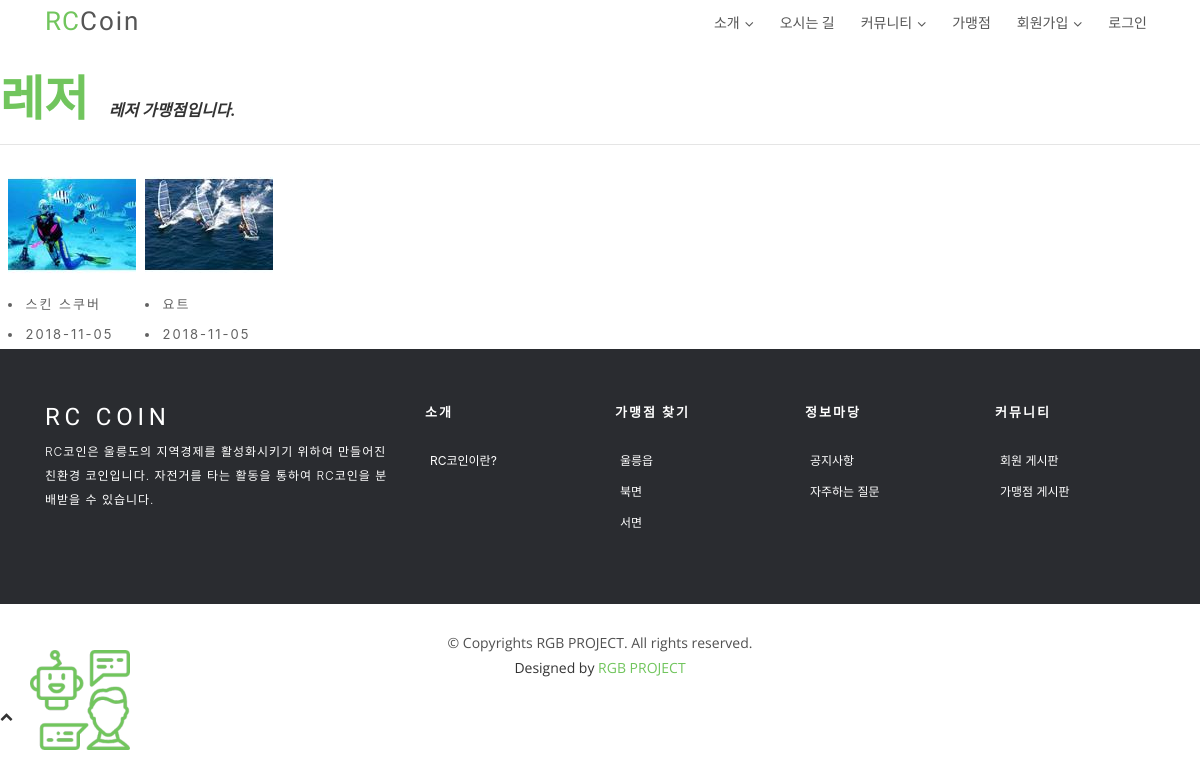
Screenshot of /photo/album/3/ with the database file from the repository.
### photo/models.py (models this page shows, shortened)
@python_2_unicode_compatible
class Album(models.Model):
    name = models.CharField(max_length=50)
    description = models.CharField('One Line Description', max_length=100, blank=True)
    class Meta:
        ordering = ['name']

@python_2_unicode_compatible
class Photo(models.Model):
    album = models.ForeignKey('Album', on_delete=models.CASCADE)
    title = models.CharField(max_length=50)
    image = ThumbnailImageField(upload_to='photo/%Y/%m')
    description = models.TextField('Photo Description', blank=True)
    upload_date = models.DateTimeField('Upload Date', auto_now_add=True)
    class Meta:
        ordering = ['title']
    def get_absolute_url(self):
        return reverse('photo:photo_detail', args=(self.id,))

### photo/views.py (the view)
# urls.py: url(r'^album/(?P<pk>\d+)/$', AlbumDV.as_view(), name='album_detail'),
class AlbumDV(DetailView):
    model = Album

### photo/fields.py (called while the page is built)
def _add_thumb(s):
    parts = s.split(".")
    parts.insert(-1, "thumb")
    if parts[-1].lower() not in ['jpeg','jpg']:
        parts[-1]='jpg'
    return ".".join(parts)

    def _get_thumb_url(self):
        return _add_thumb(self.url)

### photo/templates/photo/album_detail.html (shortened to what this page needs)
{% extends 'index_base.html' %}
{% load staticfiles %}
{% block content %}
{% block extrastyle %}{% static "photo/photo.css" %}{% endblock %}
<section id="team">
    <br><br>
<div id="content">
    <h2 style="display:inline">{{ object.name }}</h2>
    &emsp;<b><i>{{ object.description }}</i></b>
    <hr/>
    <div class="album-detail">
        <div class="row">&nbsp;&nbsp;
        {% for photo in object.photo_set.all %}
        <div class="album-detail-photo">
            <a href="{{ photo.get_absolute_url }}">
            <img class="thumbnail" src="{{ photo.image.thumb_url }}" />
            </a>
            <li id="a">{{ photo.title }}</li>
            <li>{{ photo.upload_date|date:"Y-m-d" }}</li>
        </div>
        {% endfor %}
 </div>
    </div>
</div>
</section>
{% endblock content %}

### static/css/style.css (style rules this page uses)
body { background-color: #fff; color: #333; }
h1, h2, h3, h4, h5, h6 { margin: 0; }
h2 { color: #000; font-weight: 600; }
a { letter-spacing: 2px; text-decoration: none; }
li { color: #626262; font-size: 13px; font-weight: 400; letter-spacing: 2px; line-height: 30px; text-transform: capitalize; }
#team h2 { margin: 0 0 10px 0; font-size: 48px; font-weight: 700; line-height: 56px; font-family: "Philosopher", sans-serif; color: #71c55d; }

### rows the page displays
Album: name "레저", description "레저 가맹점입니다."
Photo: shows a picture, title "스킨 스쿠버", upload_date "2018-11-05"
Photo: shows a picture, title "요트", upload_date "2018-11-05"
